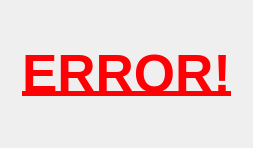
<?xml version="1.0" encoding="UTF-8"?>
<ui version="4.0">
 <class>Error_Dialog</class>
 <widget class="QDialog" name="Error_Dialog">
  <property name="geometry">
   <rect>
    <x>0</x>
    <y>0</y>
    <width>253</width>
    <height>148</height>
   </rect>
  </property>
  <property name="windowTitle">
   <string>Dialog</string>
  </property>
  <layout class="QGridLayout" name="gridLayout">
   <item row="0" column="0">
    <widget class="QLabel" name="Error_label">
     <property name="font">
      <font>
       <pointsize>40</pointsize>
       <bold>true</bold>
       <underline>true</underline>
       <strikeout>false</strikeout>
      </font>
     </property>
     <property name="styleSheet">
      <string notr="true">color: rgb(255, 0, 4);</string>
     </property>
     <property name="text">
      <string>ERROR!</string>
     </property>
     <property name="alignment">
      <set>Qt::AlignCenter</set>
     </property>
    </widget>
   </item>
  </layout>
 </widget>
 <resources/>
 <connections/>
</ui>
